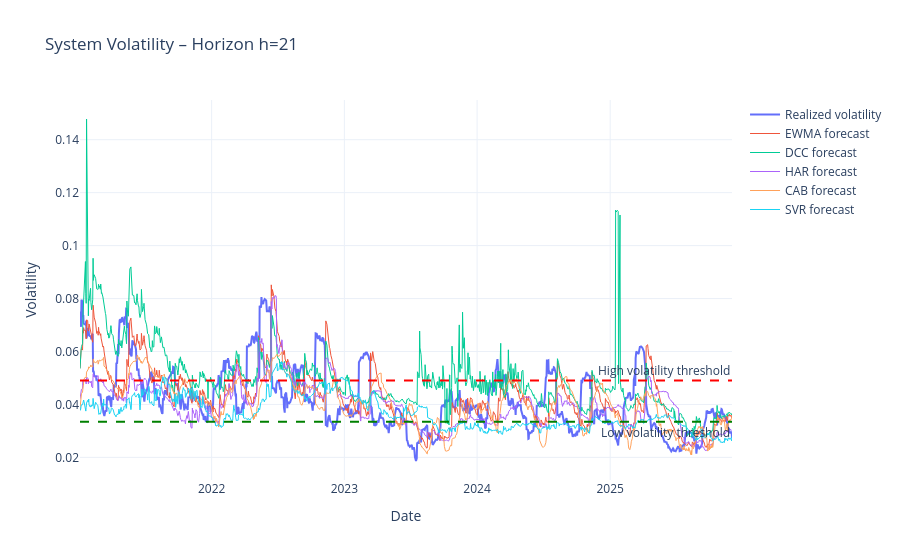

Notebook source saved alongside this figure:
### Code cell
import plotly.graph_objects as go

fig = go.Figure()

# Realized volatility
fig.add_trace(go.Scatter(
    x=vol_df.index,
    y=vol_df["Realized"],
    mode="lines",
    name="Realized volatility",
    line=dict(width=2)
))

# Model forecasts
for model in models:
    
    fig.add_trace(go.Scatter(
        x=vol_df.index,
        y=vol_df[model],
        mode="lines",
        name=f"{model} forecast",
        line=dict(width=1)
    ))

# Low volatility threshold
fig.add_hline(
    y=low_threshold,
    line_dash="dash",
    line_color="green",
    annotation_text="Low volatility threshold",
    annotation_position="bottom right"
)

# High volatility threshold
fig.add_hline(
    y=high_threshold,
    line_dash="dash",
    line_color="red",
    annotation_text="High volatility threshold",
    annotation_position="top right"
)

fig.update_layout(
    title=f"System Volatility – Horizon h={H}",
    xaxis_title="Date",
    yaxis_title="Volatility",
    hovermode="x unified",
    template="plotly_white"
)

fig.show()

### Figure 1 — Plotly figure (JSON) as saved in the notebook; plotly's stock layout.template omitted (floating-point values rounded to 4 significant figures; data arrays with more than 128 entries replaced by an {"elided": "..."} marker saying what was removed)
{"data": [{"line": {"width": 2}, "mode": "lines", "name": "Realized volatility", "type": "scatter", "x": {"elided": "1235 str values"}, "y": {"elided": "1235 float values"}}, {"line": {"width": 1}, "mode": "lines", "name": "EWMA forecast", "type": "scatter", "x": {"elided": "1235 str values"}, "y": {"elided": "1235 float values"}}, {"line": {"width": 1}, "mode": "lines", "name": "DCC forecast", "type": "scatter", "x": {"elided": "1235 str values"}, "y": {"elided": "1235 float values"}}, {"line": {"width": 1}, "mode": "lines", "name": "HAR forecast", "type": "scatter", "x": {"elided": "1235 str values"}, "y": {"elided": "1235 float values"}}, {"line": {"width": 1}, "mode": "lines", "name": "CAB forecast", "type": "scatter", "x": {"elided": "1235 str values"}, "y": {"elided": "1235 float values"}}, {"line": {"width": 1}, "mode": "lines", "name": "SVR forecast", "type": "scatter", "x": {"elided": "1235 str values"}, "y": {"elided": "1235 float values"}}], "layout": {"annotations": [{"showarrow": false, "text": "Low volatility threshold", "x": 1, "xanchor": "right", "xref": "x domain", "y": 0.03342, "yanchor": "top", "yref": "y"}, {"showarrow": false, "text": "High volatility threshold", "x": 1, "xanchor": "right", "xref": "x domain", "y": 0.04902, "yanchor": "bottom", "yref": "y"}], "hovermode": "x unified", "shapes": [{"line": {"color": "green", "dash": "dash"}, "type": "line", "x0": 0, "x1": 1, "xref": "x domain", "y0": 0.03342, "y1": 0.03342, "yref": "y"}, {"line": {"color": "red", "dash": "dash"}, "type": "line", "x0": 0, "x1": 1, "xref": "x domain", "y0": 0.04902, "y1": 0.04902, "yref": "y"}], "title": {"text": "System Volatility – Horizon h=21"}, "xaxis": {"title": {"text": "Date"}}, "yaxis": {"title": {"text": "Volatility"}}}}
